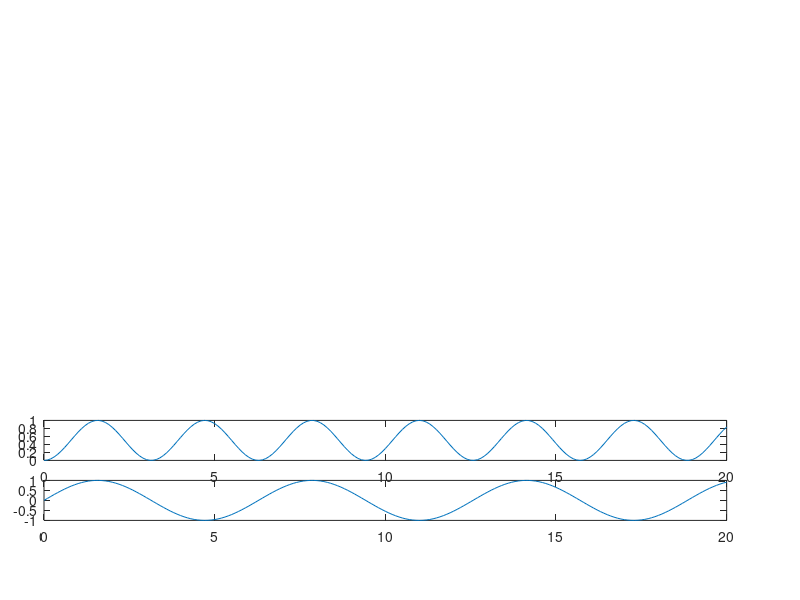

MATLAB code for this plot:
%clc; clear; close all;
% % addpath('..'); %adding readbinary to the path
% % file_name = 'C:\Users\Shahin\OneDrive - Johns Hopkins University\JHU\883_Jumping_Recording\200329_Rat883-04\Neuralynx\TT14\TT14.ntt.parms';
% % [cluster, timetable, table, header] = readnttparam(file_name);
% % size(data)
% 
% %% these are the format of the file for ntt.param
% % format(:,1) = mat2cell(['double'; repmat('single',[26 1])],ones(1,27));
% % format(:,2) = mat2cell(ones(27,2),ones(1,27));
% % format(:,3) = split('Timestamp,MPeakX,MPeakY,MPeakA,MPeakB,PreVallEyX,PreValleyY,PreValleyA,PreValleyB,SpikeID,EnergyX,EnergyY,EnergyA,EnergyB,MaxHeight,MaxWidth,XPos,YPos,Time,PeakX,PeakY,PeakA,PeakB,ValleyX,ValleyY,ValleyA,ValleyB',",");
% 
% % test line
% 
% subplot(3,1,3)
% x = [0  89  89  112 112 242 242 269 269 360];
% y = [0  0   -3  -3  0   0   -3  -3  0   0];
% line(x,y,'LineWidth',2)
% ylim([-4 1])
% xlim([0 360])
% 
% t=0:360;
% data = sin(0.1*t);%rand(1,360); % sample data
% subplot(3,1,1)
% bar(data)
% subplot(3,1,2)
% map = interp1([0;1],[1 1 1;0 0.45 0.74],0:0.01:1); % color map
% imagesc(data)
% colormap('parula')
% cb=colorbar;
% cb.Position = cb.Position + [cb.Position(1)*0.12 0 -cb.Position(3)*0.3 0];

f1 = figure(1);
% ax1 = subplot(2,1,1);
t=0:0.1:20;
x=sin(t);

%
% ax1.Units = 'pixels';
% ax1.Position = [50 50 1550 50];
% axes(ax1)
ax1 = axes('units','pixels','position',[100 200 1536 100]);
plot(t,x)

% set(gca, 'units','pixels','outerposition',[100 200 1550 100]);
ax2 = axes('units','pixels','position',[100 350 1536 100]);
plot(t,x.^2)
% xlim([0 16])
% set(gca, 'units','pixels','outerposition',[100 350 1550 100]);
ax3 = axes('units','pixels','position',[100 500 1536 750]);
imshow(2*I+50)
% linkaxes([ax1 ax2 ax3],'x')
% xlim([0 16])

set(f1, 'units','pixels','position',[50 50 1800 1500]);
